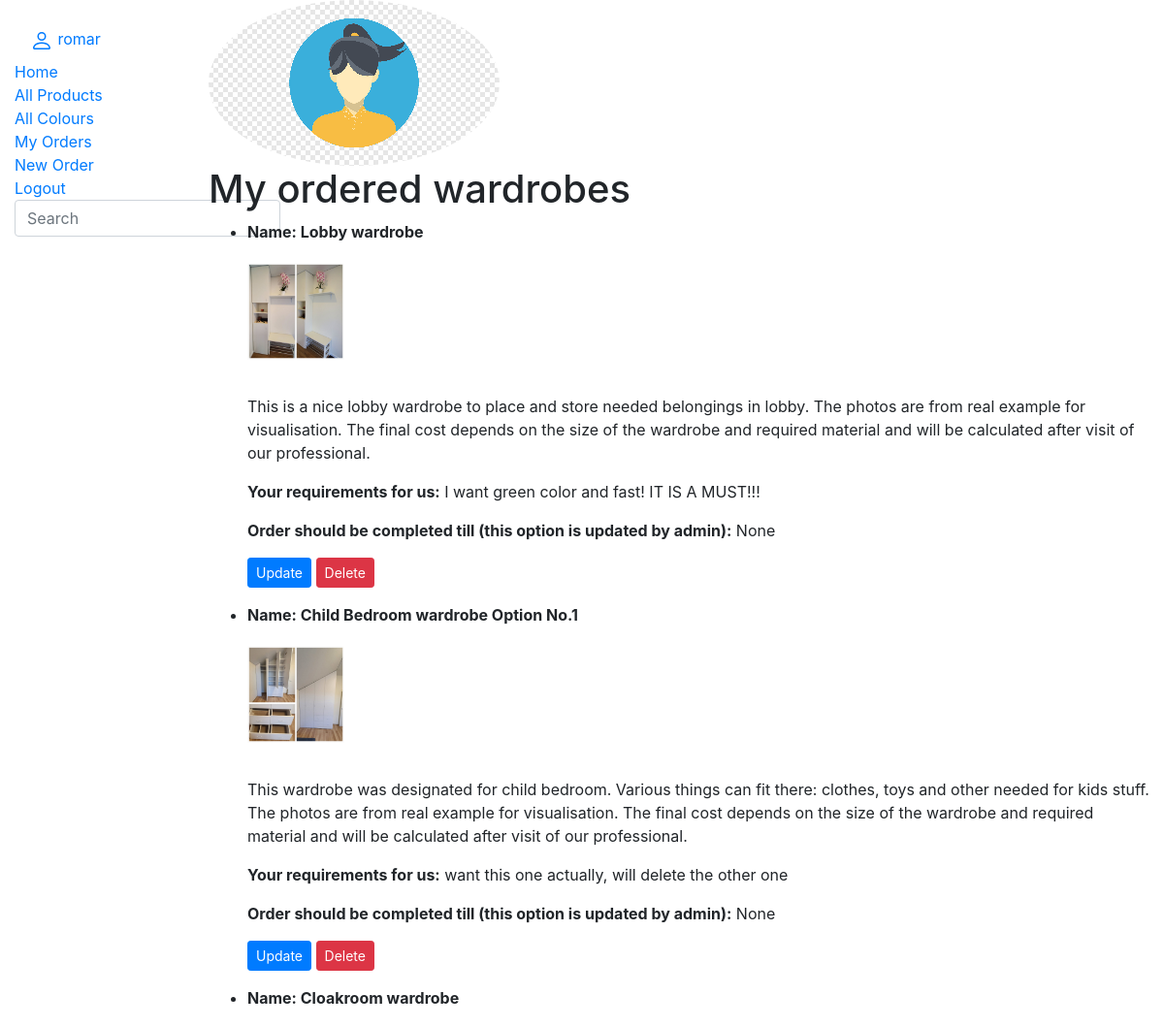
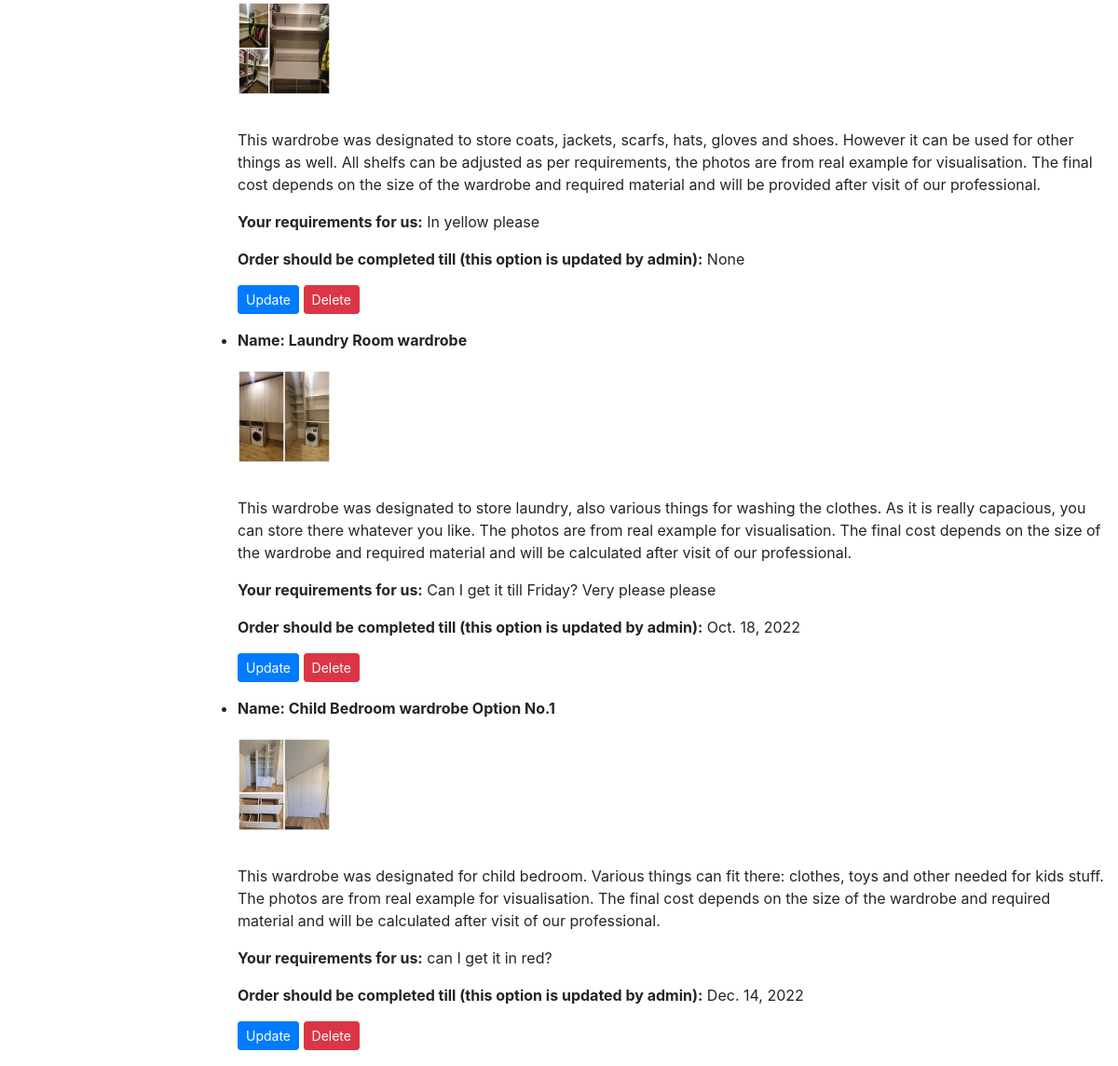
/woodwork/mywardrobes/ (signed in), run on an earlier commit of the app's database (2 pictures, top to bottom).
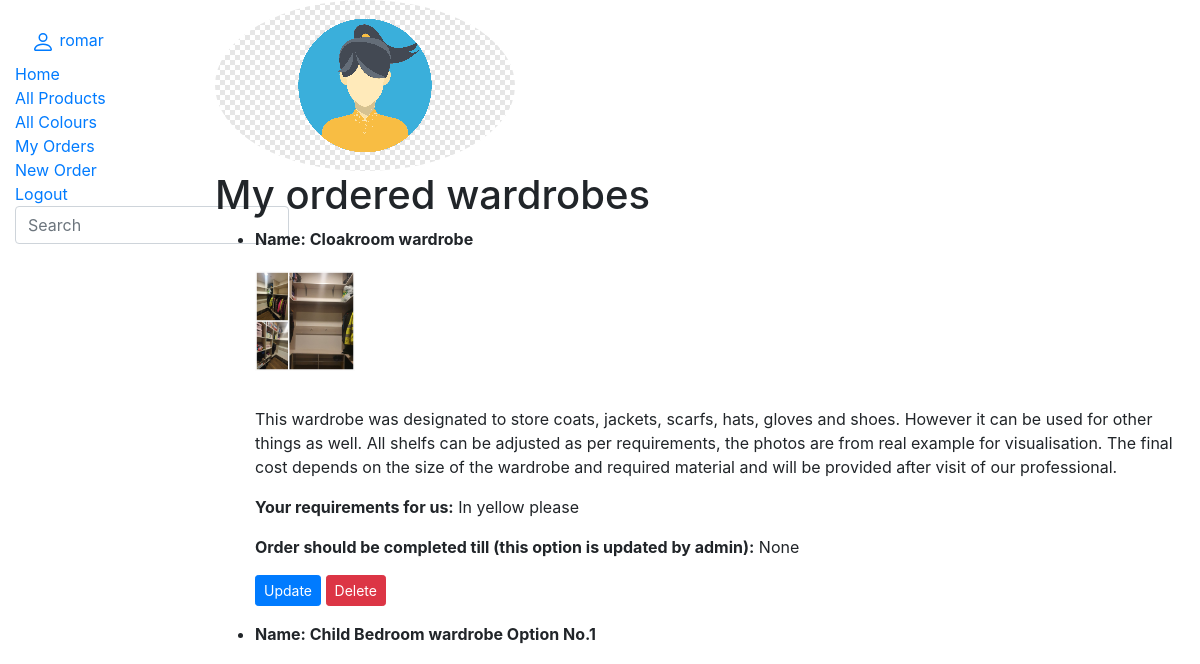
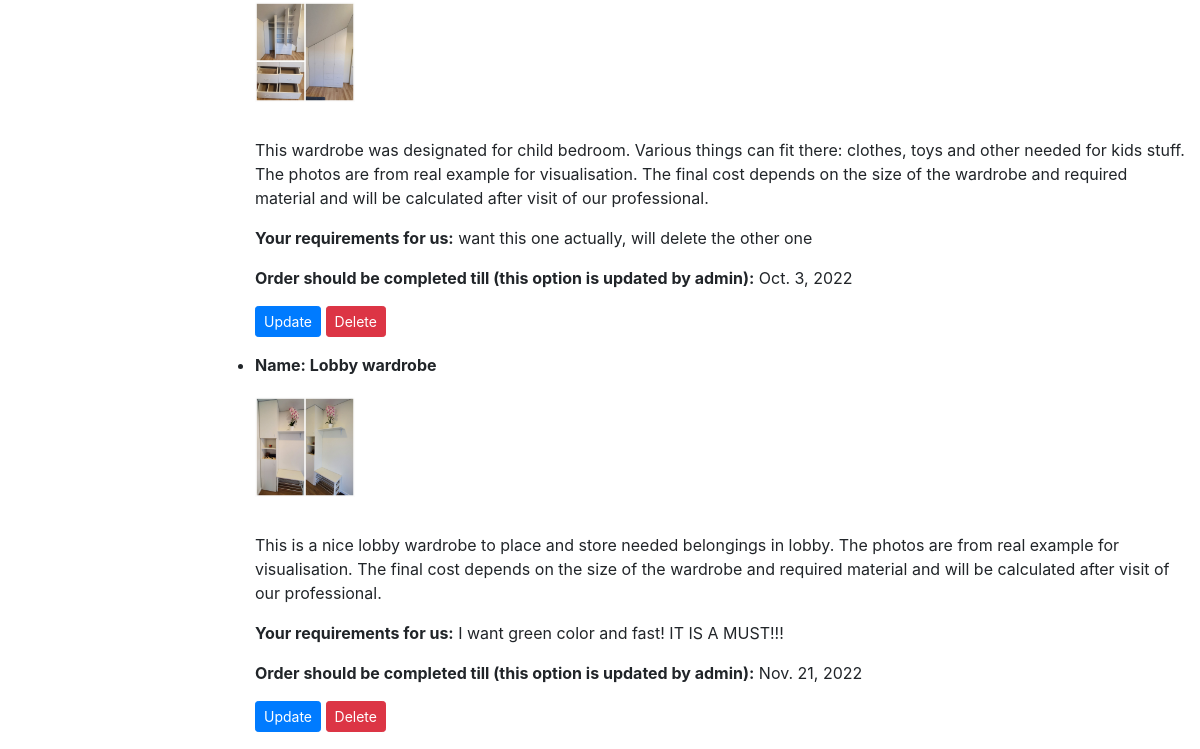
And on a later commit of the database (2 pictures, top to bottom).
### woodwork/models.py (models this page shows, shortened)
class Profile(models.Model):
    user = models.OneToOneField(User, on_delete=models.CASCADE)
    photo = models.ImageField(default="default.png", upload_to="profile_pics")

class ProductInstance(models.Model):
    id = models.UUIDField(primary_key=True, default=uuid.uuid4, help_text='Unique IO for wardrobe copy')
    product = models.ForeignKey('Product', on_delete=models.SET_NULL, null=True)
    due_back = models.DateField('Last order completed on', null=True, blank=True)
    requestor = models.ForeignKey(User, on_delete=models.SET_NULL, null=True, blank=True)
    requirements = HTMLField('Your notes for us', max_length=2000, null=True, blank=True, default='', help_text='Enter the date till when you would like to have the wardrobe ready and any other requirements (e.g. size, different colour, your city)')
    LOAN_STATUS = (
        ('o', 'Orderred'),
        ('c', 'Can be orderred'),
    )
    status = models.CharField(
        max_length=1,
        choices=LOAN_STATUS,
        blank=True,
        default='c',
        help_text='Status',
    )
    class Meta:
        ordering = ['due_back']

class Product(models.Model):
    cover = models.ImageField('Example', upload_to='covers', null=True)
    code = models.CharField(max_length=30, unique=True)
    name = models.CharField('Name', max_length=200)
    colour = models.ForeignKey('Colour', on_delete=models.SET_NULL, null=True, related_name='products')
    summary = HTMLField()
    type = models.ManyToManyField(Type, help_text='Please select type for this wardrobe')
    def display_type(self):
            return ', '.join(type.name for type in self.type.all()[:3])
    display_type.short_description = 'Type'

### woodwork/views.py (the view)
# urls.py: path('mywardrobes/', views.get_requestor_orders, name='requestor_wardrobes'),
def get_requestor_orders(request):
    paginator = Paginator(ProductInstance.objects.filter(requestor=request.user), 6)
    page_number = request.GET.get('page')
    paged_products = paginator.get_page(page_number)
    context = {
        'products': paged_products
    }
    return render(request, 'requestor_wardrobes.html', context=context)

### templates/requestor_wardrobes.html (shortened to what this page needs)
{% extends "base.html" %}
{% block content %}
{% load static %}
    <img class="rounded-circle account-img" src="{{ user.profile.photo.url }}">
    <h1>My ordered wardrobes</h1>
    {% if products %}
      {% for productinst in products %}
    <ul>
        <li><strong>Name: {{productinst.product.name}}</strong></li>
        <p>
            {% if productinst.product.cover %}
              <img src="{{ productinst.product.cover.url }}" class="card-img-top" style="margin-bottom: 20px; margin-top: 20px; width: 100px; height: 100px" alt="...">
            {% else %}
              <img src="{% static 'img/no-image.png' %}" class="card-img-top">
            {% endif %}
        </p>
        <p> {{ productinst.product.summary | safe }} </p>
        <p><strong>Your requirements for us:</strong> {{ productinst.requirements | safe }} </p>
        <p><strong>Order should be completed till (this option is updated by admin):</strong> {{productinst.due_back}}</p>
        <a class="btn btn-sm btn-primary" href="{% url 'my_request_update' productinst.id %}">Update</a>
        <a class="btn btn-sm btn-danger" href="{% url 'my_request_delete' productinst.id %}">Delete</a>
        <br/>
    </ul>
      {% endfor %}
    {% else %}
        <p>You haven't ordered any wardrobes yet.</p>
    {% endif %}
{% endblock %}

### templates/base.html (shortened to what this page needs)
<!DOCTYPE html>
<html lang="en">
<head>
  <link rel="stylesheet" href="https://stackpath.bootstrapcdn.com/bootstrap/4.1.3/css/bootstrap.min.css">
  {% load static %}
  <link rel="stylesheet" href="{% static 'css/styles.css' %}">
</head>
<body>
  <div class="container-fluid">
    <div class="row">
      <div class="col-sm-2">
      {% block sidebar %}
        <ul class="sidebar-nav">
          {% if user.is_authenticated %}
          <li><a class="nav-link" href="{% url 'profile' %}">
               {{ user.get_username }}</a>
          </li>
          {% endif %}
          <li><a href="{% url 'index' %}">Home</a></li>
          <li><a href="{% url 'products' %}">All Products</a></li>
          <li><a href="{% url 'colours' %}">All Colours</a></li>
          {% if user.is_authenticated %}
          <li><a href="{% url 'requestor_wardrobes' %}">My Orders</a></li>
          <li><a href="{% url 'my_requested_new'%}?next=/woodwork">New Order</a></li>
          <li><a href="{% url 'logout'%}?next=/woodwork" tabindex="-1">Logout</a></li>
          {% else %}
          <li><a href="{% url 'login'%}?next=/woodwork" tabindex="-1">Login</a></li>
          {% endif %}
          <li>
            <form action="{% url 'search' %}" method="get" class="form-inline my-2 my-md-0">
              <input name="query" class="form-control" type="text" placeholder="Search">
            </form>
          </li>
        </ul>
     {% endblock %}
      </div>
      <div class="col-sm-10 ">{% block content %}{% endblock %}</div>
    </div>
  </div>
</body>
</html>

### static/css/styles.css (style rules this page uses)
.sidebar-nav { margin-top: 20px; padding: 0; list-style: none; }

What changed in the data, as far as the page shows it:
removed ProductInstance: product.name "Laundry Room wardrobe", product.cover (picture), product.summary "This wardrobe was designated to store laundry, also various things for washing the clothes. As it is really capacious, you can store there whatever you like. The photos are from real example for visualisation. The final cost depends on the size of the wardrobe and required material and will be calculated after visit of our professional.", requirements "Can I get it till Friday? Very please please", due_back "Oct. 18, 2022"
removed ProductInstance: product.name "Child Bedroom wardrobe Option No.1", product.cover (picture), product.summary "This wardrobe was designated for child bedroom. Various things can fit there: clothes, toys and other needed for kids stuff. The photos are from real example for visualisation. The final cost depends on the size of the wardrobe and required material and will be calculated after visit of our professional.", requirements "can I get it in red?", due_back "Dec. 14, 2022"
shown differently, row unchanged: ProductInstance "In yellow please": moves up the list
changed ProductInstance "want this one actually, will delete the other one": due_back "None" → "Oct. 3, 2022"; moves down the list
changed ProductInstance "I want green color and fast! IT IS A MUST!!!": due_back "None" → "Nov. 21, 2022"
